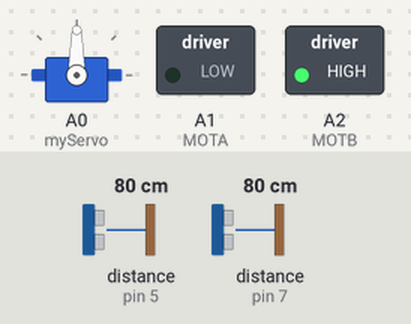
Recording of a sketch running on a simulated Arduino Uno, built with avr-gcc and run on an emulated ATmega328P. Parts: servo, switched loads named in the sketch (green lamp = pin HIGH). The test bench sets the inputs (shaded band); at power-on: distance to the obstacle (sensors on pin 5, pin 7) 80 cm. The echo pulse lasts 58.3 µs per cm; pins used as bus, display or sensor lines are not drawn; what the sketch prints to the serial monitor is not drawn.

Above: at 2.9 s.
3.0 s: distance to the obstacle (sensor on pin 5) set to 120 cm
6.0 s: distance to the obstacle (sensor on pin 7) set to 2 cm
9.0 s: distance to the obstacle (sensor on pin 5) set to 14 cm
12.0 s: distance to the obstacle (sensor on pin 5) set to 11 cm
At 12.24 s:
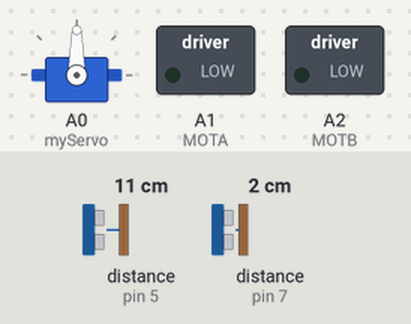
15.0 s: distance to the obstacle (sensor on pin 5) set to 16 cm
At 15.9 s:
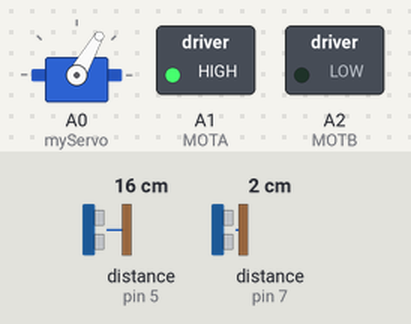
16.7 s: distance to the obstacle (sensor on pin 5) set to 19 cm
At 16.76 s:
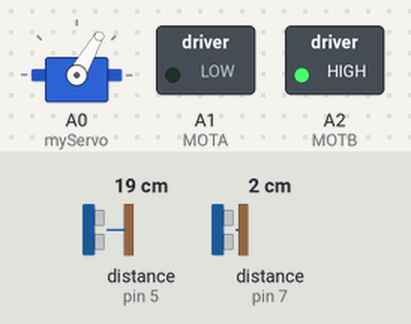
At 17.6 s:
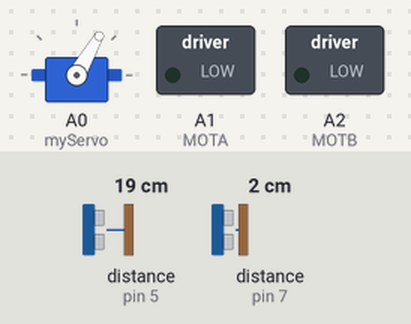
Timing chart, 0 to 23.8 s (numbered marks = the images above; inputs shaded):
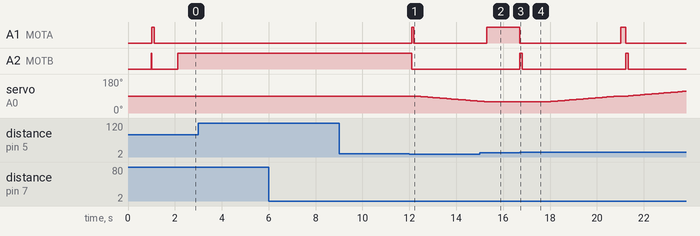

The sketch:

autoParkiingTest2.ino
```cpp
#include <NewPing.h>
#include <Servo.h>
#define speedPin 1
#define MOTA A1
#define MOTB A2

Servo myServo;

int leftFrontUltra, leftBackUltra, backLeftUltra, backRightUltra, frontLeftUltra, frontRightUltra;
int angle = 90;
int moveDirection = 0; // 0 : 정지, 1 : 전진, -1 : 후진
NewPing Uf1(4, 5);  // 왼쪽 전방 센서 Trig, Echo
NewPing Uf2(6, 7);  // 왼쪽 후방 센서
NewPing Uf3_L(8, 9);  //후방 좌측 센서
NewPing Uf3_R(12, 13); //후방 우측 센서
NewPing Uf4_L(10, 11); // 전방 좌측 센서
NewPing Uf4_R(2, 3); //전방 우측 센서

void advance(int velocityA);
void backUp(int velocityB);
void stopCar();
void turnLeft();
void turnRight();
void turnNeutral();

void setup() {
  // put your setup code here, to run once:
  pinMode(speedPin, OUTPUT);// PWM1
  pinMode(MOTA, OUTPUT);//direction motor 1
  pinMode(MOTB, OUTPUT);//direction motor 1

  myServo.attach(A0);
  Serial.begin(9600);
}

void loop() {
  // put your main code here, to run repeatedly:
  delay(1000);
  //1. 전진하면서 주차공간 파악
  advance(240);
  while(1){
    leftFrontUltra = Uf1.ping_cm();
    leftBackUltra = Uf2.ping_cm();
    Serial.print("좌측 전방 거리 : ");
    Serial.print(leftFrontUltra);
    Serial.print("  좌측 후방 거리 : ");
    Serial.println(leftBackUltra);

    if (leftFrontUltra > 13 && leftBackUltra > 13){
      stopCar();
      break;
    }
  }
  delay(1000);

  Serial.println("1차 체크");
  //2. 멈추고 조금 더 전진
  //turnRightSmall();
  advance(220);
  while(1){
    Serial.println("2차 체크");
    leftFrontUltra = Uf1.ping_cm();
    leftBackUltra = Uf2.ping_cm();
    Serial.print("좌측 전방 거리 : ");
    Serial.print(leftFrontUltra);
    Serial.print(" 좌측 후방 거리 : ");
    Serial.println(leftBackUltra);
    if (leftFrontUltra < 13 && leftBackUltra < 13){
      stopCar();
      break;
    }
  }
  //여기까진 잘됨

  //3. 멈추고 좌회전 꺾고 후진
  Serial.println("3차 체크");
  turnLeft();
  backUp(180);
  while(1){
    leftFrontUltra = Uf1.ping_cm();
    if(leftFrontUltra >= 18){
      break;
    }

  }
  stopCar();
  delay(1000);
  // 4. 휠 중립 후 살짝 뒤로 후진
  Serial.println("4차 체크");
  turnNeutral();
  backUp(200);
  delay(200);
  stopCar();
  /*
  backUp(180);
  delay(400);
  stopCar();
  */
  /*
  while(1){
    backLeftUltra = Uf3_L.ping_cm();
    backRightUltra = Uf3_R.ping_cm();
    Serial.print("후방 거리 : ");
    Serial.print(backLeftUltra);
    Serial.print(" ");
    Serial.print(backRightUltra);
    if((backRightUltra + backLeftUltra) / 2 <= 15 && backRightUltra * backLeftUltra != 0){ // 0으로 튀는거 우회 방법
      stopCar();
      break;
    }

  }
  */


  // 5. 우회전 꺾고 다시 후진
  Serial.println("5차 체크");
  turnRight();
  backUp(255);
  while(1){
    backLeftUltra = Uf3_L.ping_cm();
    backRightUltra = Uf3_R.ping_cm();
    Serial.print("후방 거리 : ");
    Serial.print(backLeftUltra);
    Serial.print(" ");
    Serial.println(backRightUltra);
    if ((backLeftUltra + backRightUltra) / 2 <= 3 && backLeftUltra * backRightUltra != 0){
      stopCar();
      break;
    }

  }
  delay(1000);

  // 6. 전방 우측 센서 거리 10 밑으로 될때까지 차량 자세 재조정
  Serial.println("6차 체크");
  turnLeftSmall();
  advance(255);
  while(1){
    frontLeftUltra = Uf4_L.ping_cm();
    frontRightUltra = Uf4_R.ping_cm();
    Serial.print("전방 거리 : ");
    Serial.print(frontLeftUltra);
    Serial.print(" ");
    Serial.println(frontRightUltra);
    if(frontLeftUltra <= 2 && frontLeftUltra * frontRightUltra != 0){
      stopCar();
      break;
    }
  }

  turnRightSmall();
  backUp(210);
  while(1){
    backLeftUltra = Uf3_L.ping_cm();
    backRightUltra = Uf3_R.ping_cm();
    if(backLeftUltra <= 1 && backLeftUltra * backRightUltra != 0){
      smallBraking();
      break;
    }
  }

  // 7. 휠 중립으로 두고 마무리
  Serial.println("5차 체크");
  turnNeutral();

  while(1);
}

// 함수 파트
void advance(int velocityA){ // 차량 전진
  Serial.println("전진");
  moveDirection = 1;
  analogWrite(speedPin, velocityA);
  digitalWrite(MOTB, HIGH);
  digitalWrite(MOTA, LOW);
}

void backUp(int velocityB){ //차량 후진
  Serial.println("후진");
  moveDirection = -1;
  analogWrite(speedPin, velocityB);
  digitalWrite(MOTB, LOW);
  digitalWrite(MOTA, HIGH);
}

void stopCar(){ // 정차
  if(moveDirection == 1){
    backUp(255);
    delay(100);
  }
  else if(moveDirection == -1){
    advance(255);
    delay(120);
  }
  moveDirection = 0;
  analogWrite( speedPin , 0 );
  digitalWrite(MOTB, LOW);
  digitalWrite(MOTA, LOW);
}

void smallBraking(){ // 정차
  if(moveDirection == 1){
    backUp(255);
    delay(50);
  }
  else if(moveDirection == -1){
    advance(255);
    delay(50);
  }
  moveDirection = 0;
  analogWrite( speedPin , 0 );
  digitalWrite(MOTB, LOW);
  digitalWrite(MOTA, LOW);
}

void turnLeft(){
  while( angle >= 60){
    myServo.write(angle);
    angle -= 1;
    delay(100);
  }
}

void turnLeftSmall(){
  while( angle >= 75){
    myServo.write(angle);
    angle -= 1;
    delay(100);
  }
}

void turnRight(){
  while( angle <= 120){
    myServo.write(angle);
    angle += 1;
    delay(100);
  }
}

void turnRightSmall(){
  while( angle <= 100){
    myServo.write(angle);
    angle += 1;
    delay(100);
  }
}

void turnNeutral(){  //휠 중립으로 두기
  if(angle > 90){
    while(angle >= 90){
      myServo.write(angle);
      angle -= 1;
      delay(100);
    }
  }else if(angle < 90){
    while(angle <= 90){
      myServo.write(angle);
      angle += 1;
      delay(100);
    }
  }
}
```

Measured:
- the behaviour switches between 13 and 12 cm on distance to the obstacle (sensor on pin 5) (found by bisection; images 0 and 1)
- the behaviour switches between 17 and 18 cm on distance to the obstacle (sensor on pin 5) (found by bisection; images 2 and 3)
- after the input at 3.0 s, every drawn part: stays the same
- after the input at 6.0 s, every drawn part: stays the same
- after the input at 9.0 s, every drawn part: stays the same
- after the input at 12.0 s, A1 (MOTA): LOW → HIGH after 0.09 s, → LOW 0.10 s later; A2 (MOTB): HIGH → LOW after 0.09 s; servo on A0 (myServo): moves from 90° to 62° over 2.7 s, starting after 0.29 s
- after the input at 16.7 s, A1 (MOTA): HIGH → LOW at once, → HIGH 4.3 s later, → LOW 0.20 s later; A2 (MOTB): alternates HIGH for 0.12 s and LOW for 4.4 s, starting at once; servo on A0 (myServo): 60° → 59° after 1.1 s, → 60° 0.10 s later, → 61° 0.10 s later, → 62° 0.10 s later, … (57 changes in this stretch)
